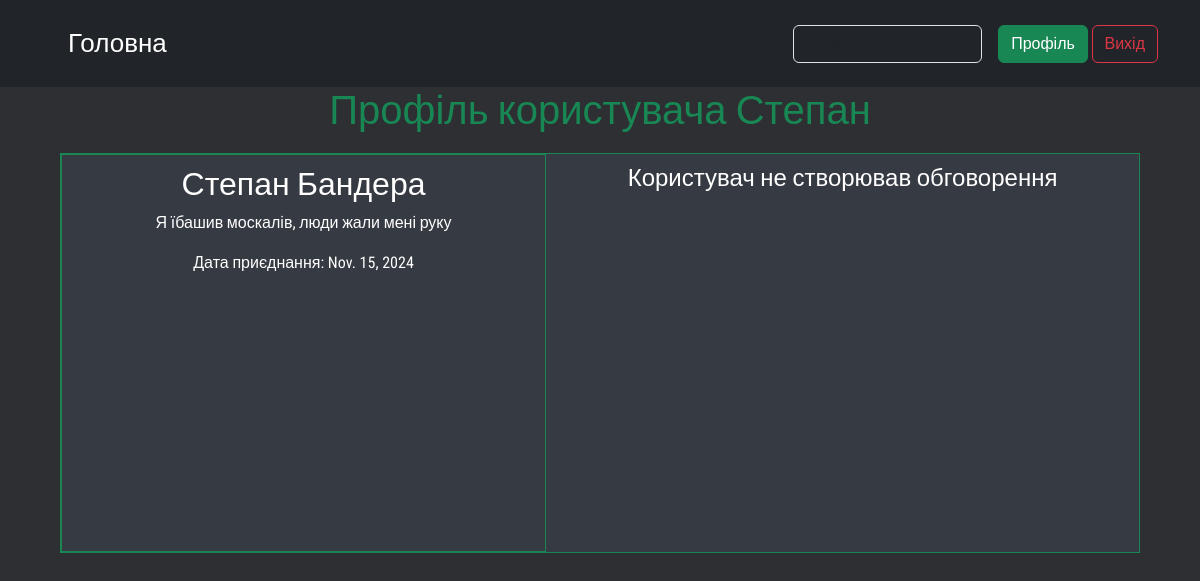
The page /accounts/profile/2 (signed in) on the database its author committed.
### forum/models.py (models this page shows, shortened)
class Profile(models.Model):
    first_name = models.CharField(verbose_name="Ім'я", max_length=20, null=True)
    last_name = models.CharField(verbose_name="Фамілія", max_length=20, null=True)
    bio = models.TextField(verbose_name='Біографія', max_length=252, default='Опис відсутній')
    joined_date = models.DateField(verbose_name='Дата реєстрації', auto_now_add=True)
    user = models.OneToOneField(User, verbose_name='Користувач', related_name='profile', on_delete=models.CASCADE)
    filled = models.BooleanField(default=False, verbose_name='Заповнений')

### forum/views.py (the view)
# urls.py: path('accounts/profile/', views.ProfileView.as_view(), name='my-profile'),
class ProfileView(ProfileAndLoginRequired, DetailView):
    model = Profile
    template_name = 'forum/profile.html'
    context_object_name = 'profile'
    def get_object(self):
        profile_id = self.kwargs.get('profile_id')
        if profile_id:
            obj = get_object_or_404(Profile, id=profile_id)
            return obj
        else:
            return get_object_or_404(Profile, user=self.request.user)
    def get_context_data(self, **kwargs):
        context = super().get_context_data(**kwargs)
        user = context['profile'].user
        context['title'] = 'Профіль користувача'
        context['user_topics'] = Topic.objects.filter(author=user)
        return context

### forum/mixins.py (called while the page is built)
    def dispatch(self, request, *args, **kwargs):
        if not request.user.is_authenticated:
            return super().dispatch(request, *args, **kwargs)
        try:
            profile_exists = bool(request.user.profile)
        except Profile.DoesNotExist:
            profile_exists = False
        if request.path == reverse('create-profile'):
            if profile_exists:
                return redirect('homepage')
            else:
                return super().dispatch(request, *args, **kwargs)
        if profile_exists:
            return super().dispatch(request, *args, **kwargs)
        return redirect('create-profile')

### templates/forum/profile.html (shortened to what this page needs)
{% extends "base.html" %}
{% load static %}
{%block extra_css%}
<link href="{%static 'css/profile/profile.css'%}" rel='stylesheet'>
{% endblock %}
{%block content%}
<h1 class=''>Профіль користувача {{profile.first_name}}</h1>
<div class='profile-container'>
    <div class='profile-block'>
        <h2>{{profile.first_name}} {{profile.last_name}}</h2>
        <p>{{profile.bio}}</p>
        <p>Дата приєднання: {{profile.joined_date}}</p>
    </div>
    <div class='user-topics '>
        {%if user_topics.all%}
        <h3 class='text-white text-center'>Обговорення користувача</h3>
        {%for topic in user_topics%}
        <div class='topic'>
            <a href='{{topic.get_absolute_url}}'><h2>{{topic.title}}</a></h2>
            <div class='topic-info'>
                <p>{{topic.created_at}}</p>
            </div>
        </div>
        {%endfor%}
        {%else%}
        <h4 class='text-white text-center'>Користувач не створював обговорення</h4>
        {%endif%}
    </div>
</div>
{% endblock %}

### static/css/index.css (style rules this page uses)
* { margin: 0px; padding: 0px; }
body { font-family: 'Roboto Condensed', sans-serif; width: 100%; height: 100%; background-color: #2d2f33; }

### static/css/profile/profile.css (style rules this page uses)
div.profile-container { display: flex; flex-direction: row; width: 90%; background: #363A42; margin-top: 10px; border: 1px solid #188754; min-height: 400px; }
div.profile-block { display: flex; flex-direction: column; width: 45%; border: 1px solid #188754; padding: 10px; text-align: center; color: white; }
h1 { color: #188754; }
div.user-topics { width: 55%; text-align: start; padding: 10px; }

### rows shown on the page
Profile: first_name "Степан", last_name "Бандера", bio "Я їбашив москалів, люди жали мені руку", joined_date "Nov. 15, 2024"
